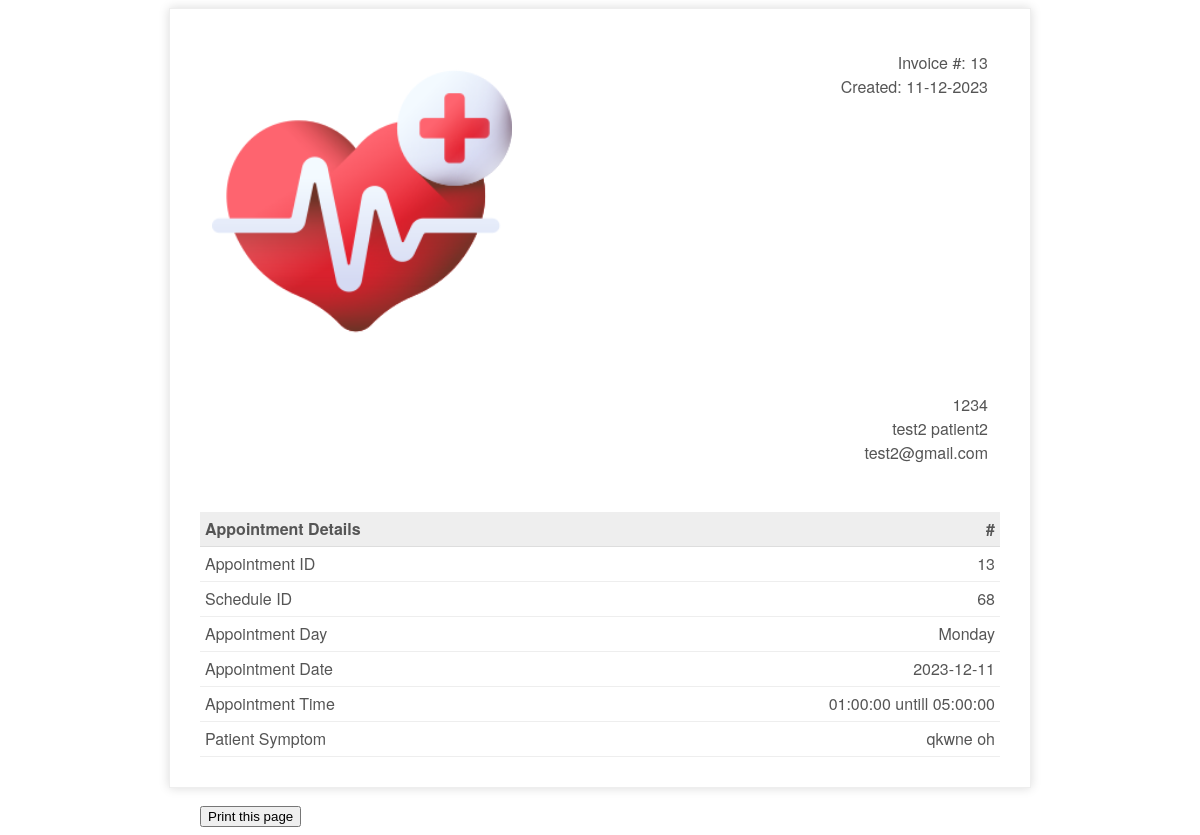
The app's page /patient/invoice2.php?appid=13 with its own data.
### tables this page shows
CREATE TABLE `tbappointment` (
  `appId` int(11) NOT NULL,
  `philhealthId` bigint(20) NOT NULL,
  `scheduleId` int(11) NOT NULL,
  `appSymptom` text NOT NULL,
  `currentMedications` varchar(255) DEFAULT NULL,
  `symptomDuration` varchar(50) DEFAULT NULL,
  `allergies` varchar(255) DEFAULT NULL,
  `status` varchar(50) DEFAULT 'process',
  `additionalInfo` text DEFAULT NULL,
  `createdAt` timestamp NOT NULL DEFAULT current_timestamp()
);

CREATE TABLE `patient` (
  `philhealthId` bigint(12) NOT NULL,
  `password` varchar(20) NOT NULL,
  `patientFirstName` varchar(20) NOT NULL,
  `patientLastName` varchar(20) NOT NULL,
  `patientMaritialStatus` varchar(10) NOT NULL,
  `patientDOB` date NOT NULL,
  `patientGender` varchar(10) NOT NULL,
  `patientAddress` varchar(100) NOT NULL,
  `patientPhone` varchar(15) NOT NULL,
  `patientEmail` varchar(100) NOT NULL,
  `appointmentType` enum('tb','prenatal') NOT NULL DEFAULT 'tb'
);

CREATE TABLE `doctorschedule` (
  `scheduleId` int(11) NOT NULL,
  `scheduleDate` date NOT NULL,
  `scheduleDay` varchar(15) NOT NULL,
  `startTime` time NOT NULL,
  `endTime` time NOT NULL,
  `bookAvail` varchar(10) NOT NULL,
  `doctorId` int(11) DEFAULT NULL
);

### patient/invoice2.php (the view, shortened to what this page needs)
<?php
include_once '../assets/conn/dbconnect.php';
if (isset($_GET['appid'])) {
$appid=$_GET['appid'];
}
$res=mysqli_query($con, "SELECT a.*, b.*,c.* FROM patient a
JOIN tbappointment b
On a.philhealthId = b.philhealthId
JOIN doctorschedule c
On b.scheduleId=c.scheduleId
WHERE b.appId  =".$appid);
$userRow=mysqli_fetch_array($res,MYSQLI_ASSOC);
?>
<!doctype html>
<html>
    <head>
        <link rel="stylesheet" type="text/css" href="assets/css/invoice.css">
    </head>
    <body>
        <div class="invoice-box">
            <table cellpadding="0" cellspacing="0">
                <tr class="top">
                    <td colspan="2">
                        <table>
                            <tr>
                                <td class="title">
                                    <img src="assets/img/cd-logo.png" style="width:100%; max-width:300px;">
                                </td>
                                <td>
                                    Invoice #: <?php echo $userRow['appId'];?><br>
                                    Created: <?php echo date("d-m-Y");?><br>
                                </td>
                            </tr>
                        </table>
                    </td>
                </tr>
                <tr class="information">
                    <td colspan="2">
                        <table>
                            <tr>
                                <td>
                                </td>
                                <td><?php echo $userRow['philhealthId'];?><br>
                                    <?php echo $userRow['patientFirstName'];?> <?php echo $userRow['patientLastName'];?><br>
                                    <?php echo $userRow['patientEmail'];?>
                                </td>
                            </tr>
                        </table>
                    </td>
                </tr>
                <tr class="heading">
                    <td>
                        Appointment Details
                    </td>
                    <td>
                        #
                    </td>
                </tr>
                <tr class="item">
                    <td>
                        Appointment ID
                    </td>
                    <td>
                       <?php echo $userRow['appId'];?>
                    </td>
                </tr>
                <tr class="item">
                    <td>
                        Schedule ID
                    </td>
                    <td>
                        <?php echo $userRow['scheduleId'];?>
                    </td>
                </tr>
                <tr class="item">
                    <td>
                        Appointment Day
                    </td>
                    <td>
                        <?php echo $userRow['scheduleDay'];?>
                    </td>
                </tr>
                 <tr class="item">
                    <td>
                        Appointment Date
                    </td>
                    <td>
                        <?php echo $userRow['scheduleDate'];?>
                    </td>
                </tr>
                 <tr class="item">
                    <td>
                        Appointment Time
                    </td>
                    <td>
                        <?php echo $userRow['startTime'];?> untill <?php echo $userRow['endTime'];?>
                    </td>
                </tr>
                 <tr class="item">
                    <td>
                        Patient Symptom
                    </td>
                    <td>
                        <?php echo $userRow['appSymptom'];?>
                    </td>
                </tr>
            </table>
        </div>
        <br>
        <div class="print">
        <button onclick="myFunction()">Print this page</button>
</div>
    </body>
</html>

### patient/assets/css/invoice.css (style rules this page uses)
.print { margin:auto; max-width:800px; }
.invoice-box { max-width:800px; margin:auto; padding:30px; border:1px solid #eee; box-shadow:0 0 10px rgba(0, 0, 0, .15); font-size:16px; line-height:24px; font-family:'Helvetica Neue', 'Helvetica', Helvetica, Arial, sans-serif; color:#555; }
.invoice-box table { width:100%; line-height:inherit; text-align:left; }
.invoice-box table td { padding:5px; vertical-align:top; }
.invoice-box table tr td:nth-child(2) { text-align:right; }
.invoice-box table tr.top table td { padding-bottom:20px; }
.invoice-box table tr.top table td.title { font-size:45px; line-height:45px; color:#333; }
.invoice-box table tr.information table td { padding-bottom:40px; }
.invoice-box table tr.heading td { background:#eee; border-bottom:1px solid #ddd; font-weight:bold; }
.invoice-box table tr.item td { border-bottom:1px solid #eee; }

### records on screen
tbappointment: appId "13", philhealthId "1234", philhealthId.patientFirstName "test2", philhealthId.patientLastName "patient2", philhealthId.patientEmail "test2@gmail.com", scheduleId.scheduleId "68", scheduleId.scheduleDay "Monday", scheduleId.scheduleDate "2023-12-11", scheduleId.startTime "01:00:00", scheduleId.endTime "05:00:00", appSymptom "qkwne oh"
